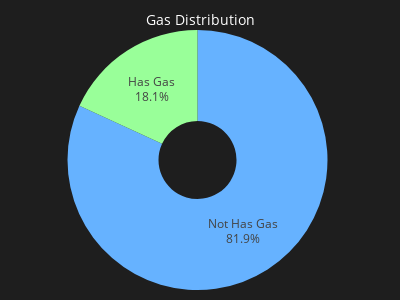

Notebook code cell kept with this figure:
### Code cell
has_gas=df['has_gas'].value_counts().reset_index()
has_gas.replace(('f','t'),('Not Has Gas','Has Gas'),inplace=True)
fig_has_gas=px.pie(names=has_gas['has_gas'],values=has_gas['count'],
                    color_discrete_sequence=colors,hole=0.3)
fig_has_gas.update_traces(textposition='inside',textinfo='percent+label')
fig_has_gas.update_layout(
    width=400,
    height=300,
    showlegend=False,
    paper_bgcolor='rgb(30,30,30)',
    title={
        'text':'Gas Distribution',
        'font':{
            'color':'white',
            'size':14,
        },
        'xanchor':'center',
        'yanchor':'top',
        'x':0.5,
        'y':0.95
    },
    margin=dict(l=5,r=10,t=30,b=10),
    autosize=False
)

fig_has_gas.show()

### Figure 1 — Plotly figure (JSON) as saved in the notebook; plotly's stock layout.template omitted (floating-point values rounded to 4 significant figures)
{"data": [{"domain": {"x": [0, 1], "y": [0, 1]}, "hole": 0.3, "hovertemplate": "label=%{label}<br>value=%{value}<extra></extra>", "labels": ["Not Has Gas", "Has Gas"], "legendgroup": "", "name": "", "showlegend": true, "textinfo": "percent+label", "textposition": "inside", "type": "pie", "values": [142574, 31581]}], "layout": {"autosize": false, "height": 300, "legend": {"tracegroupgap": 0}, "margin": {"b": 10, "l": 5, "r": 10, "t": 30}, "paper_bgcolor": "rgb(30,30,30)", "piecolorway": ["#66B2FF", "#99FF99"], "showlegend": false, "title": {"font": {"color": "white", "size": 14}, "text": "Gas Distribution", "x": 0.5, "xanchor": "center", "y": 0.95, "yanchor": "top"}, "width": 400}}
